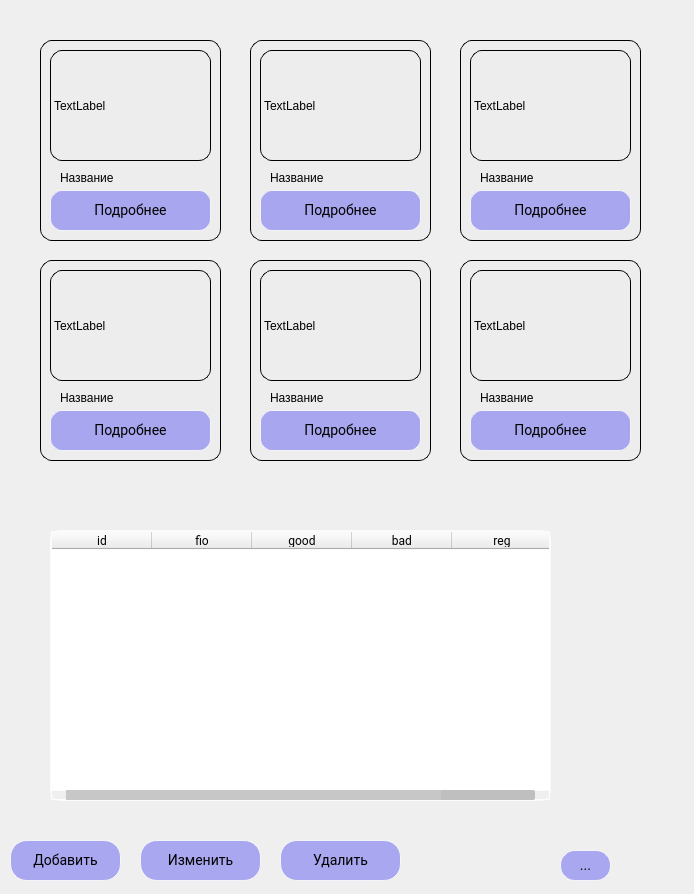
<?xml version="1.0" encoding="UTF-8"?>
<ui version="4.0">
 <class>Dialog</class>
 <widget class="QDialog" name="Dialog">
  <property name="geometry">
   <rect>
    <x>0</x>
    <y>0</y>
    <width>694</width>
    <height>894</height>
   </rect>
  </property>
  <property name="windowTitle">
   <string>Dialog</string>
  </property>
  <property name="styleSheet">
   <string notr="true">QScrollBar:horizontal{
		border: none;
		background-color:rgb(191, 191, 191);
		height: 10px;
		margin: 0 15px 0 15px;
		border-radius: 2px;
}

QScrollBar::handle:horizontal{
	background-color: rgb(199, 199, 199);
	border-radius: 7px;
}

QScrollBar::sub-line:horizontal {
	border: none;
	backround-color: rgba(255, 255, 255, 0);
	height: 15px;
	border-radius: 7px;
	subcontrol-position: top;
	subcontrol-origin: margin;
}

QScrollBar::add-line:horizontal {
	border: none;
	backround-color: rgba(255, 255, 255, 0);
	height: 15px;
	border-radius: 7px;
	subcontrol-position: top;
	subcontrol-origin: margin;
}
/*
QScrollBar::left-arrow:horizontal, QScrollBar::right-arrow:horizontal {
	background :none;
}

QScrollBar::add-page:horizontal, QScrollBar::sub-page:horizontal{
	background: none;
}*/</string>
  </property>
  <property name="sizeGripEnabled">
   <bool>false</bool>
  </property>
  <widget class="QTableWidget" name="tableWidget">
   <property name="geometry">
    <rect>
     <x>50</x>
     <y>530</y>
     <width>501</width>
     <height>271</height>
    </rect>
   </property>
   <property name="toolTipDuration">
    <number>-8</number>
   </property>
   <property name="styleSheet">
    <string notr="true">
border: 1px solid rgba(255, 255, 255, 0.77);

border-radius: 10px;
font-family: Roboto;


</string>
   </property>
   <property name="verticalScrollBarPolicy">
    <enum>Qt::ScrollBarAsNeeded</enum>
   </property>
   <property name="horizontalScrollBarPolicy">
    <enum>Qt::ScrollBarAsNeeded</enum>
   </property>
   <property name="selectionBehavior">
    <enum>QAbstractItemView::SelectRows</enum>
   </property>
   <attribute name="horizontalHeaderVisible">
    <bool>true</bool>
   </attribute>
   <attribute name="horizontalHeaderCascadingSectionResizes">
    <bool>false</bool>
   </attribute>
   <attribute name="verticalHeaderVisible">
    <bool>false</bool>
   </attribute>
   <attribute name="verticalHeaderShowSortIndicator" stdset="0">
    <bool>false</bool>
   </attribute>
   <column>
    <property name="text">
     <string>id</string>
    </property>
   </column>
   <column>
    <property name="text">
     <string>fio</string>
    </property>
   </column>
   <column>
    <property name="text">
     <string>good</string>
    </property>
   </column>
   <column>
    <property name="text">
     <string>bad</string>
    </property>
   </column>
   <column>
    <property name="text">
     <string>reg</string>
    </property>
   </column>
  </widget>
  <widget class="QPushButton" name="addButton">
   <property name="geometry">
    <rect>
     <x>10</x>
     <y>840</y>
     <width>111</width>
     <height>41</height>
    </rect>
   </property>
   <property name="styleSheet">
    <string notr="true">QPushButton{
background: rgba(121, 119, 239, 0.6);
border: 1px solid rgba(255, 255, 255, 0.77);
box-sizing: border-box;
border-radius: 17px;
font-family: Roboto;
font-size: 14px;
}

QPushButton:hover{
	background: rgb(129, 127, 255);
}

QPushButton:pressed{
	background: rgb(108, 106, 213);
	color: rgb(77, 77, 77);
}</string>
   </property>
   <property name="text">
    <string>Добавить</string>
   </property>
  </widget>
  <widget class="QPushButton" name="editButton">
   <property name="geometry">
    <rect>
     <x>140</x>
     <y>840</y>
     <width>121</width>
     <height>41</height>
    </rect>
   </property>
   <property name="styleSheet">
    <string notr="true">QPushButton{
background: rgba(121, 119, 239, 0.6);
border: 1px solid rgba(255, 255, 255, 0.77);
box-sizing: border-box;
border-radius: 17px;
font-family: Roboto;
font-size: 14px;
}

QPushButton:hover{
	background: rgb(129, 127, 255);
}

QPushButton:pressed{
	background: rgb(108, 106, 213);
	color: rgb(77, 77, 77);
}</string>
   </property>
   <property name="text">
    <string>Изменить</string>
   </property>
  </widget>
  <widget class="QPushButton" name="delButton">
   <property name="geometry">
    <rect>
     <x>280</x>
     <y>840</y>
     <width>121</width>
     <height>41</height>
    </rect>
   </property>
   <property name="styleSheet">
    <string notr="true">QPushButton{
background: rgba(121, 119, 239, 0.6);
border: 1px solid rgba(255, 255, 255, 0.77);
box-sizing: border-box;
border-radius: 17px;
font-family: Roboto;
font-size: 14px;
}

QPushButton:hover{
	background: rgb(129, 127, 255);
}

QPushButton:pressed{
	background: rgb(108, 106, 213);
	color: rgb(77, 77, 77);
}</string>
   </property>
   <property name="text">
    <string>Удалить</string>
   </property>
  </widget>
  <widget class="QPushButton" name="autoButton">
   <property name="geometry">
    <rect>
     <x>560</x>
     <y>850</y>
     <width>51</width>
     <height>31</height>
    </rect>
   </property>
   <property name="styleSheet">
    <string notr="true">QPushButton{
background: rgba(121, 119, 239, 0.6);
border: 1px solid rgba(255, 255, 255, 0.77);
box-sizing: border-box;
border-radius: 15px;
font-family: Roboto;
font-size: 14px;
}

QPushButton:hover{
	background: rgb(129, 127, 255);
}

QPushButton:pressed{
	background: rgb(108, 106, 213);
	color: rgb(77, 77, 77);
}</string>
   </property>
   <property name="text">
    <string>...</string>
   </property>
  </widget>
  <widget class="QWidget" name="widget" native="true">
   <property name="geometry">
    <rect>
     <x>40</x>
     <y>40</y>
     <width>181</width>
     <height>201</height>
    </rect>
   </property>
   <property name="styleSheet">
    <string notr="true">background: rgb(237, 237, 237);
border: 1px solid black;
border-radius: 12px;</string>
   </property>
   <widget class="QPushButton" name="pushButton">
    <property name="geometry">
     <rect>
      <x>10</x>
      <y>150</y>
      <width>161</width>
      <height>41</height>
     </rect>
    </property>
    <property name="styleSheet">
     <string notr="true">QPushButton{
background: rgba(121, 119, 239, 0.6);
border: 1px solid rgba(255, 255, 255, 0.77);
box-sizing: border-box;
border-radius: 12px;
font-family: Roboto;
font-size: 14px;
}

QPushButton:hover{
	background: rgb(129, 127, 255);
}

QPushButton:pressed{
	background: rgb(108, 106, 213);
	color: rgb(77, 77, 77);
}</string>
    </property>
    <property name="text">
     <string>Подробнее</string>
    </property>
   </widget>
   <widget class="QLabel" name="label_1">
    <property name="geometry">
     <rect>
      <x>10</x>
      <y>10</y>
      <width>161</width>
      <height>111</height>
     </rect>
    </property>
    <property name="text">
     <string>TextLabel</string>
    </property>
    <property name="scaledContents">
     <bool>true</bool>
    </property>
   </widget>
   <widget class="QLabel" name="label_name_1">
    <property name="geometry">
     <rect>
      <x>20</x>
      <y>130</y>
      <width>141</width>
      <height>16</height>
     </rect>
    </property>
    <property name="styleSheet">
     <string notr="true">border: 0px;</string>
    </property>
    <property name="text">
     <string>Название</string>
    </property>
   </widget>
  </widget>
  <widget class="QWidget" name="widget_2" native="true">
   <property name="geometry">
    <rect>
     <x>250</x>
     <y>40</y>
     <width>181</width>
     <height>201</height>
    </rect>
   </property>
   <property name="styleSheet">
    <string notr="true">background: rgb(237, 237, 237);
border: 1px solid black;
border-radius: 12px;</string>
   </property>
   <widget class="QPushButton" name="pushButton_2">
    <property name="geometry">
     <rect>
      <x>10</x>
      <y>150</y>
      <width>161</width>
      <height>41</height>
     </rect>
    </property>
    <property name="styleSheet">
     <string notr="true">QPushButton{
background: rgba(121, 119, 239, 0.6);
border: 1px solid rgba(255, 255, 255, 0.77);
box-sizing: border-box;
border-radius: 12px;
font-family: Roboto;
font-size: 14px;
}

QPushButton:hover{
	background: rgb(129, 127, 255);
}

QPushButton:pressed{
	background: rgb(108, 106, 213);
	color: rgb(77, 77, 77);
}</string>
    </property>
    <property name="text">
     <string>Подробнее</string>
    </property>
   </widget>
   <widget class="QLabel" name="label_2">
    <property name="geometry">
     <rect>
      <x>10</x>
      <y>10</y>
      <width>161</width>
      <height>111</height>
     </rect>
    </property>
    <property name="text">
     <string>TextLabel</string>
    </property>
    <property name="scaledContents">
     <bool>true</bool>
    </property>
   </widget>
   <widget class="QLabel" name="label_name_2">
    <property name="geometry">
     <rect>
      <x>20</x>
      <y>130</y>
      <width>141</width>
      <height>16</height>
     </rect>
    </property>
    <property name="styleSheet">
     <string notr="true">border: 0px;</string>
    </property>
    <property name="text">
     <string>Название</string>
    </property>
   </widget>
  </widget>
  <widget class="QWidget" name="widget_3" native="true">
   <property name="geometry">
    <rect>
     <x>460</x>
     <y>40</y>
     <width>181</width>
     <height>201</height>
    </rect>
   </property>
   <property name="styleSheet">
    <string notr="true">background: rgb(237, 237, 237);
border: 1px solid black;
border-radius: 12px;</string>
   </property>
   <widget class="QPushButton" name="pushButton_3">
    <property name="geometry">
     <rect>
      <x>10</x>
      <y>150</y>
      <width>161</width>
      <height>41</height>
     </rect>
    </property>
    <property name="styleSheet">
     <string notr="true">QPushButton{
background: rgba(121, 119, 239, 0.6);
border: 1px solid rgba(255, 255, 255, 0.77);
box-sizing: border-box;
border-radius: 12px;
font-family: Roboto;
font-size: 14px;
}

QPushButton:hover{
	background: rgb(129, 127, 255);
}

QPushButton:pressed{
	background: rgb(108, 106, 213);
	color: rgb(77, 77, 77);
}</string>
    </property>
    <property name="text">
     <string>Подробнее</string>
    </property>
   </widget>
   <widget class="QLabel" name="label_3">
    <property name="geometry">
     <rect>
      <x>10</x>
      <y>10</y>
      <width>161</width>
      <height>111</height>
     </rect>
    </property>
    <property name="text">
     <string>TextLabel</string>
    </property>
    <property name="scaledContents">
     <bool>true</bool>
    </property>
   </widget>
   <widget class="QLabel" name="label_name_3">
    <property name="geometry">
     <rect>
      <x>20</x>
      <y>130</y>
      <width>141</width>
      <height>16</height>
     </rect>
    </property>
    <property name="styleSheet">
     <string notr="true">border: 0px;</string>
    </property>
    <property name="text">
     <string>Название</string>
    </property>
   </widget>
  </widget>
  <widget class="QWidget" name="widget_4" native="true">
   <property name="geometry">
    <rect>
     <x>40</x>
     <y>260</y>
     <width>181</width>
     <height>201</height>
    </rect>
   </property>
   <property name="styleSheet">
    <string notr="true">background: rgb(237, 237, 237);
border: 1px solid black;
border-radius: 12px;</string>
   </property>
   <widget class="QPushButton" name="pushButton_4">
    <property name="geometry">
     <rect>
      <x>10</x>
      <y>150</y>
      <width>161</width>
      <height>41</height>
     </rect>
    </property>
    <property name="styleSheet">
     <string notr="true">QPushButton{
background: rgba(121, 119, 239, 0.6);
border: 1px solid rgba(255, 255, 255, 0.77);
box-sizing: border-box;
border-radius: 12px;
font-family: Roboto;
font-size: 14px;
}

QPushButton:hover{
	background: rgb(129, 127, 255);
}

QPushButton:pressed{
	background: rgb(108, 106, 213);
	color: rgb(77, 77, 77);
}</string>
    </property>
    <property name="text">
     <string>Подробнее</string>
    </property>
   </widget>
   <widget class="QLabel" name="label_4">
    <property name="geometry">
     <rect>
      <x>10</x>
      <y>10</y>
      <width>161</width>
      <height>111</height>
     </rect>
    </property>
    <property name="text">
     <string>TextLabel</string>
    </property>
    <property name="scaledContents">
     <bool>true</bool>
    </property>
   </widget>
   <widget class="QLabel" name="label_name_4">
    <property name="geometry">
     <rect>
      <x>20</x>
      <y>130</y>
      <width>141</width>
      <height>16</height>
     </rect>
    </property>
    <property name="styleSheet">
     <string notr="true">border: 0px;</string>
    </property>
    <property name="text">
     <string>Название</string>
    </property>
   </widget>
  </widget>
  <widget class="QWidget" name="widget_5" native="true">
   <property name="geometry">
    <rect>
     <x>250</x>
     <y>260</y>
     <width>181</width>
     <height>201</height>
    </rect>
   </property>
   <property name="styleSheet">
    <string notr="true">background: rgb(237, 237, 237);
border: 1px solid black;
border-radius: 12px;</string>
   </property>
   <widget class="QPushButton" name="pushButton_5">
    <property name="geometry">
     <rect>
      <x>10</x>
      <y>150</y>
      <width>161</width>
      <height>41</height>
     </rect>
    </property>
    <property name="styleSheet">
     <string notr="true">QPushButton{
background: rgba(121, 119, 239, 0.6);
border: 1px solid rgba(255, 255, 255, 0.77);
box-sizing: border-box;
border-radius: 12px;
font-family: Roboto;
font-size: 14px;
}

QPushButton:hover{
	background: rgb(129, 127, 255);
}

QPushButton:pressed{
	background: rgb(108, 106, 213);
	color: rgb(77, 77, 77);
}</string>
    </property>
    <property name="text">
     <string>Подробнее</string>
    </property>
   </widget>
   <widget class="QLabel" name="label_5">
    <property name="geometry">
     <rect>
      <x>10</x>
      <y>10</y>
      <width>161</width>
      <height>111</height>
     </rect>
    </property>
    <property name="text">
     <string>TextLabel</string>
    </property>
    <property name="scaledContents">
     <bool>true</bool>
    </property>
   </widget>
   <widget class="QLabel" name="label_name_5">
    <property name="geometry">
     <rect>
      <x>20</x>
      <y>130</y>
      <width>141</width>
      <height>16</height>
     </rect>
    </property>
    <property name="styleSheet">
     <string notr="true">border: 0px;</string>
    </property>
    <property name="text">
     <string>Название</string>
    </property>
   </widget>
  </widget>
  <widget class="QWidget" name="widget_6" native="true">
   <property name="geometry">
    <rect>
     <x>460</x>
     <y>260</y>
     <width>181</width>
     <height>201</height>
    </rect>
   </property>
   <property name="styleSheet">
    <string notr="true">background: rgb(237, 237, 237);
border: 1px solid black;
border-radius: 12px;</string>
   </property>
   <widget class="QPushButton" name="pushButton_6">
    <property name="geometry">
     <rect>
      <x>10</x>
      <y>150</y>
      <width>161</width>
      <height>41</height>
     </rect>
    </property>
    <property name="styleSheet">
     <string notr="true">QPushButton{
background: rgba(121, 119, 239, 0.6);
border: 1px solid rgba(255, 255, 255, 0.77);
box-sizing: border-box;
border-radius: 12px;
font-family: Roboto;
font-size: 14px;
}

QPushButton:hover{
	background: rgb(129, 127, 255);
}

QPushButton:pressed{
	background: rgb(108, 106, 213);
	color: rgb(77, 77, 77);
}</string>
    </property>
    <property name="text">
     <string>Подробнее</string>
    </property>
   </widget>
   <widget class="QLabel" name="label_6">
    <property name="geometry">
     <rect>
      <x>10</x>
      <y>10</y>
      <width>161</width>
      <height>111</height>
     </rect>
    </property>
    <property name="text">
     <string>TextLabel</string>
    </property>
    <property name="scaledContents">
     <bool>true</bool>
    </property>
   </widget>
   <widget class="QLabel" name="label_name_6">
    <property name="geometry">
     <rect>
      <x>20</x>
      <y>130</y>
      <width>141</width>
      <height>16</height>
     </rect>
    </property>
    <property name="styleSheet">
     <string notr="true">border: 0px;</string>
    </property>
    <property name="text">
     <string>Название</string>
    </property>
   </widget>
  </widget>
 </widget>
 <resources/>
 <connections/>
</ui>
